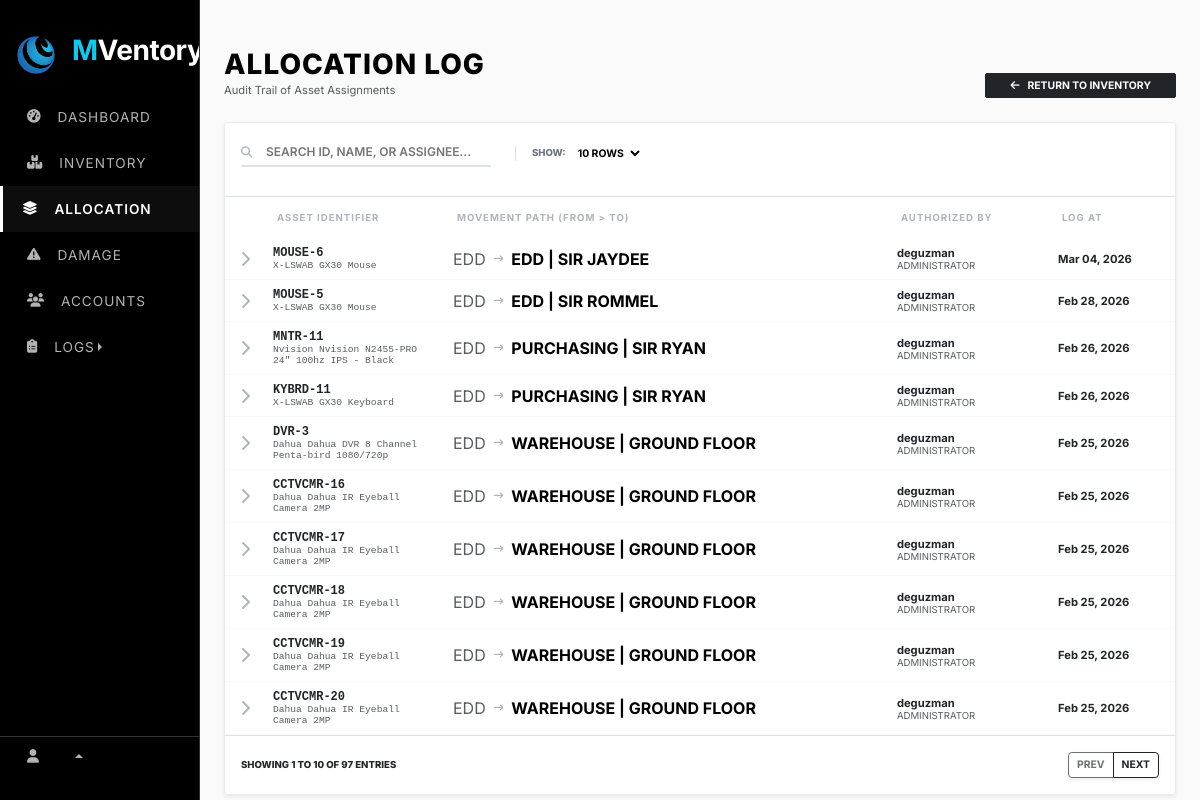
The app's page /web_content/allocation.php with its own data.
### tables this page shows
CREATE TABLE `system_settings` (
  `setting_key` varchar(100) NOT NULL,
  `setting_value` varchar(255) NOT NULL,
  `setting_type` enum('string','number','boolean','select') NOT NULL,
  `category` enum('general','inventory','notifications','security') NOT NULL,
  `description` varchar(255) DEFAULT NULL,
  PRIMARY KEY (`setting_key`)
);

CREATE TABLE `allocation_log` (
  `id` int(11) NOT NULL AUTO_INCREMENT,
  `asset_id` int(11) NOT NULL,
  `previous_assignee` varchar(255) DEFAULT NULL,
  `new_assignee` varchar(255) DEFAULT NULL,
  `allocated_by` varchar(255) DEFAULT NULL,
  `allocation_date` date DEFAULT NULL,
  `created_at` timestamp NOT NULL DEFAULT current_timestamp(),
  PRIMARY KEY (`id`),
  KEY `asset_id` (`asset_id`),
  CONSTRAINT `allocation_log_ibfk_1` FOREIGN KEY (`asset_id`) REFERENCES `assets` (`id`) ON DELETE CASCADE
);

CREATE TABLE `assets` (
  `id` int(11) NOT NULL AUTO_INCREMENT,
  `asset_id` varchar(50) DEFAULT NULL,
  `category_id` int(11) DEFAULT NULL,
  `item_name` varchar(255) NOT NULL,
  `brand` varchar(100) DEFAULT NULL,
  `model` varchar(100) DEFAULT NULL,
  `serial_number` varchar(100) DEFAULT NULL,
  `specs` text DEFAULT NULL,
  `quantity` int(11) DEFAULT 1,
  `assigned_to` varchar(255) DEFAULT NULL,
  `status` varchar(50) DEFAULT 'In Stock',
  `condition_status` varchar(50) DEFAULT NULL,
  `purchase_date` date DEFAULT NULL,
  `arrival_date` date DEFAULT NULL,
  `cost` decimal(10,2) DEFAULT NULL,
  `warranty_cost` decimal(10,2) DEFAULT NULL,
  `remarks` text DEFAULT NULL,
  `created_at` timestamp NOT NULL DEFAULT current_timestamp(),
  PRIMARY KEY (`id`),
  UNIQUE KEY `asset_id` (`asset_id`),
  KEY `fk_category` (`category_id`),
  CONSTRAINT `fk_category` FOREIGN KEY (`category_id`) REFERENCES `categories` (`category_id`) ON DELETE SET NULL
);

### fetch/fetch_allocation.php (called while the page is built, shortened)
<?php
    $search = isset($_GET['search']) ? mysqli_real_escape_string($conn, $_GET['search']) : '';
    $limit = isset($_GET['limit']) ? (int)$_GET['limit'] : 10;
    $page = isset($_GET['page']) ? (int)$_GET['page'] : 1;
    $start = ($page - 1) * $limit;
    $total_query = "SELECT COUNT(*) as total
                    FROM allocation_log al
                    LEFT JOIN assets a ON al.asset_id = a.id
                    WHERE a.asset_id LIKE '%$search%'
                       OR a.item_name LIKE '%$search%'
                       OR a.serial_number LIKE '%$search%'
                       OR al.new_assignee LIKE '%$search%'
                       OR al.previous_assignee LIKE '%$search%'";
    $total_res = mysqli_query($conn, $total_query);
    $total_rows = mysqli_fetch_assoc($total_res)['total'];
    $total_pages = ceil($total_rows / $limit);
?>

### web_content/allocation.php (the view, shortened to what this page needs)
<?php
    require_once "../render/connection.php";
    include "../src/cdn/cdn_links.php";
    include "../fetch/fetch_allocation.php";
?>
<!DOCTYPE html>
<html lang="en">
    <head>
        <link rel="stylesheet" href="../src/style/main_style.css">
    </head>
    <body>
        <div class="row g-0">
            <div class="col-lg-2">
                <?php include "../nav/sidebar_nav.php"; ?>
            </div>
            <div class="col">
                <div class="container-fluid px-4 mt-5">
                    <div class="main-registry-container">
                        <div class="d-flex justify-content-between align-items-end mb-4">
                            <div>
                                <h3 class="section-title mb-0">Allocation Log</h3>
                                <p class="text-muted small mb-0">Audit Trail of Asset Assignments</p>
                            </div>
                            <a href="inventory.php" class="btn btn-dark btn-sm fw-bold px-4" style="font-size: 0.65rem; border-radius: 2px;">
                                <i class="fa-solid fa-arrow-left me-2"></i>RETURN TO INVENTORY
                            </a>
                        </div>
                        <div class="card edd-card shadow-sm">
                            <div class="card-header bg-white p-3 border-bottom">
                                <form method="GET" class="d-flex justify-content-between align-items-center">
                                    <div class="d-flex gap-4 align-items-center">
                                        <div class="position-relative">
                                            <i class="fa-solid fa-magnifying-glass position-absolute" style="left:0; top:8px; color:#adb5bd; font-size:0.7rem;"></i>
                                            <input type="text" name="search" class="edd-input-minimal" placeholder="SEARCH ID, NAME, OR ASSIGNEE..." value="<?= htmlspecialchars($search) ?>">
                                        </div>
                                        <div class="d-flex gap-2 align-items-center border-start ps-3">
                                            <span class="detail-label mb-0">Show:</span>
                                            <select name="limit" class="border-0 fw-bold text-uppercase" style="font-size: 0.65rem; cursor: pointer; background: transparent;" onchange="this.form.submit()">
                                                <option value="10" <?= $limit == 10 ? 'selected' : '' ?>>10 Rows</option>
                                            </select>
                                        </div>
                                    </div>
                                </form>
                            </div>
                            <div class="table-responsive">
                                <table class="table mb-0 align-middle">
                                    <thead>
                                        <tr>
                                            <th width="40"></th>
                                            <th width="180">Asset Identifier</th>
                                            <th>Movement Path (From > To)</th>
                                            <th>Authorized By</th>
                                            <th>Log At</th>
                                        </tr>
                                    </thead>
                                    <tbody>
                                        <?php
                                        $sql = "SELECT al.*, a.item_name, a.brand, a.model, a.asset_id as asset_tag
                                                FROM allocation_log al
                                                LEFT JOIN assets a ON al.asset_id = a.id
                                                WHERE a.asset_id LIKE '%$search%'
                                                   OR a.item_name LIKE '%$search%'
                                                   OR a.serial_number LIKE '%$search%'
                                                   OR al.new_assignee LIKE '%$search%'
                                                   OR al.previous_assignee LIKE '%$search%'
                                                ORDER BY al.allocation_date DESC
                                                LIMIT $start, $limit";
                                        $result = mysqli_query($conn, $sql);
                                        if(mysqli_num_rows($result) > 0):
                                            while($row = mysqli_fetch_assoc($result)):
                                                $drawer_id = "log_drawer_" . $row['id'];
                                        ?>
                                            <tr class="log-row" data-bs-toggle="collapse" data-bs-target="#<?= $drawer_id ?>">
                                                <td class="text-center">
                                                    <i class="fa-solid fa-chevron-right btn-expand"></i>
                                                </td>
                                                <td class="asset-id-cell">
                                                    <span class="d-block text-dark"><?= htmlspecialchars($row['asset_tag'] ?? 'N/A') ?></span>
                                                    <small class="text-muted fw-normal" style="font-size: 0.6rem;">
                                                        <?= htmlspecialchars($row['brand'] . ' ' . $row['item_name']) ?>
                                                    </small>
                                                </td>
                                                <td>
                                                    <div class="d-flex align-items-center gap-2">
                                                        <span class="text-muted"><?= htmlspecialchars($row['previous_assignee']) ?></span>
                                                        <i class="fa-solid fa-arrow-right-long" style="font-size: 0.6rem; color: #adb5bd;"></i>
                                                        <span class="fw-bold text-uppercase"><?= htmlspecialchars($row['new_assignee']) ?></span>
                                                    </div>
                                                </td>
                                                <td>
                                                    <div class="fw-bold text-dark" style="font-size: 0.7rem;"><?= htmlspecialchars($row['allocated_by']) ?></div>
                                                    <div class="text-muted" style="font-size: 0.6rem;">ADMINISTRATOR</div>
                                                </td>
                                                <td class="text-muted" style="font-size: 0.7rem;">
                                                    <span class="text-dark fw-bold"><?= date('M d, Y', strtotime($row['allocation_date'])) ?></span><br>
                                                </td>
                                            </tr>
                                        <?php endwhile; else: ?>
                                            <tr><td colspan="6" class="text-center py-5 text-muted fw-bold">NO RECORDS MATCHING "<?= htmlspecialchars($search) ?>"</td></tr>
                                        <?php endif; ?>
                                    </tbody>
                                </table>
                            </div>
                            <div class="card-footer bg-white py-3 border-top">
                                <div class="d-flex justify-content-between align-items-center">
                                    <span class="detail-label mb-0" style="color: #212529;">
                                        Showing <?= ($start + 1) ?> to <?= min($start + $limit, $total_rows) ?> of <?= $total_rows ?> entries
                                    </span>
                                    <div class="btn-group shadow-sm">
                                        <a href="?page=<?= max(1, $page-1) ?>&search=<?= $search ?>&limit=<?= $limit ?>"
                                        class="btn btn-outline-dark btn-sm fw-bold <?= ($page <= 1) ? 'disabled' : '' ?>" style="font-size: 0.65rem;">PREV</a>
                                        <a href="?page=<?= min($total_pages, $page+1) ?>&search=<?= $search ?>&limit=<?= $limit ?>"
                                        class="btn btn-outline-dark btn-sm fw-bold <?= ($page >= $total_pages) ? 'disabled' : '' ?>" style="font-size: 0.65rem;">NEXT</a>
                                    </div>
                                </div>
                            </div>
                        </div>
                    </div>
                </div>
            </div>
        </div>
    </body>
</html>

### nav/sidebar_nav.php (shortened to what this page needs)
<?php
$current_page = basename($_SERVER['PHP_SELF']);
$app_name = "SELECT setting_value FROM system_settings WHERE setting_key = 'app_name'";
$result = $conn->query($app_name);
if ($result && $result->num_rows > 0) {
    $row = $result->fetch_assoc();
    $app_name_value = $row['setting_value'];
} else {
    $app_name_value = "MVentory";
}
$words = explode(" ", $app_name_value);
if (count($words) > 1) {
    $first_part = '<span class="text-info">' . htmlspecialchars($words[0]) . '</span>';
    array_shift($words);
    $second_part = htmlspecialchars(implode("", $words));
    $display_name = $first_part . $second_part;
} else {
    $display_name = htmlspecialchars($app_name_value);
}
$app_logo = "SELECT setting_value FROM system_settings WHERE setting_key = 'app_logo'";
$result_logo = $conn->query($app_logo);
if ($result_logo && $result_logo->num_rows > 0) {
    $row_logo = $result_logo->fetch_assoc();
    $app_logo_value = $row_logo['setting_value'];
} else {
    $app_logo_value = "default_logo.png";
}
?>
<link rel="stylesheet" href="../src/style/navbar_style.css">
<div class="sidebar-stark" id="sidebar">
    <div class="sidebar-header">
        <img src="../src/image/logo/<?php echo $app_logo_value; ?>" width="40" alt="Logo">
        <h3 class="ms-3 fw-bold text-white logo-text"><?php echo $display_name; ?></h3>
    </div>
    <ul class="nav flex-column mt-2">
        <li class="nav-item">
            <a class="nav-link <?php echo ($current_page == 'dashboard.php') ? 'active' : ''; ?>" href="dashboard.php">
                <i class="fa-solid fa-gauge-high"></i>
                <span class="ms-3 link-text">Dashboard</span>
            </a>
        </li>
        <li class="nav-item">
            <a class="nav-link <?php echo ($current_page == 'inventory.php') ? 'active' : ''; ?>" href="inventory.php">
                <i class="fa-solid fa-boxes-stacked"></i>
                <span class="ms-3 link-text">Inventory</span>
            </a>
        </li>
        <li class="nav-item">
            <a class="nav-link <?php echo ($current_page == 'allocation.php') ? 'active' : ''; ?>" href="allocation.php">
                <i class="fa-solid fa-layer-group"></i>
                <span class="ms-3 link-text">Allocation</span>
            </a>
        </li>
        <li class="nav-item">
            <a class="nav-link text-danger <?php echo ($current_page == 'damage.php') ? 'active-danger' : ''; ?>" href="damage.php">
                <i class="fa-solid fa-triangle-exclamation"></i>
                <span class="ms-3 link-text">Damage</span>
            </a>
        </li>
        <li class="nav-item">
            <a class="nav-link <?php echo ($current_page == 'accounts.php') ? 'active' : ''; ?>" href="accounts.php">
                <i class="fa-solid fa-users"></i>
                <span class="ms-3 link-text">Accounts</span>
            </a>
        </li>
        <li class="nav-item dropend">
            <a class="nav-link dropdown-toggle" data-bs-toggle="dropdown">
                <i class="fa-solid fa-clipboard-list"></i>
                <span class="ms-3 link-text">Logs</span>
            </a>
        </li>
    </ul>
    <div class="sidebar-footer dropup">
        <a class="nav-link profile-btn dropdown-toggle" data-bs-toggle="dropdown">
            <i class="fa-solid fa-user"></i>
        </a>
    </div>
</div>

### records on screen
system_settings: setting_value (picture)
system_settings: setting_value "M"
allocation_log: asset.asset_id "MOUSE-6", asset.item_name "X-LSWAB GX30 Mouse", previous_assignee "EDD", new_assignee "EDD | SIR JAYDEE", allocated_by "deguzman", allocation_date "Mar 04, 2026"
allocation_log: asset.asset_id "MOUSE-5", asset.item_name "X-LSWAB GX30 Mouse", previous_assignee "EDD", new_assignee "EDD | SIR ROMMEL", allocated_by "deguzman", allocation_date "Feb 28, 2026"
allocation_log: asset.asset_id "MNTR-11", asset.item_name "Nvision Nvision N2455-PRO 24\" 100hz IPS - Black", previous_assignee "EDD", new_assignee "PURCHASING | SIR RYAN", allocated_by "deguzman", allocation_date "Feb 26, 2026"
allocation_log: asset.asset_id "KYBRD-11", asset.item_name "X-LSWAB GX30 Keyboard", previous_assignee "EDD", new_assignee "PURCHASING | SIR RYAN", allocated_by "deguzman", allocation_date "Feb 26, 2026"
allocation_log: asset.asset_id "DVR-3", asset.item_name "Dahua Dahua DVR 8 Channel Penta-bird 1080/720p", previous_assignee "EDD", new_assignee "WAREHOUSE | GROUND FLOOR", allocated_by "deguzman", allocation_date "Feb 25, 2026"
allocation_log: asset.asset_id "CCTVCMR-16", asset.item_name "Dahua Dahua IR Eyeball Camera 2MP", previous_assignee "EDD", new_assignee "WAREHOUSE | GROUND FLOOR", allocated_by "deguzman", allocation_date "Feb 25, 2026"
allocation_log: asset.asset_id "CCTVCMR-17", asset.item_name "Dahua Dahua IR Eyeball Camera 2MP", previous_assignee "EDD", new_assignee "WAREHOUSE | GROUND FLOOR", allocated_by "deguzman", allocation_date "Feb 25, 2026"
allocation_log: asset.asset_id "CCTVCMR-18", asset.item_name "Dahua Dahua IR Eyeball Camera 2MP", previous_assignee "EDD", new_assignee "WAREHOUSE | GROUND FLOOR", allocated_by "deguzman", allocation_date "Feb 25, 2026"
allocation_log: asset.asset_id "CCTVCMR-19", asset.item_name "Dahua Dahua IR Eyeball Camera 2MP", previous_assignee "EDD", new_assignee "WAREHOUSE | GROUND FLOOR", allocated_by "deguzman", allocation_date "Feb 25, 2026"
allocation_log: asset.asset_id "CCTVCMR-20", asset.item_name "Dahua Dahua IR Eyeball Camera 2MP", previous_assignee "EDD", new_assignee "WAREHOUSE | GROUND FLOOR", allocated_by "deguzman", allocation_date "Feb 25, 2026"

### other values on screen
$start + 1 "1"
min($start + $limit, $total_rows) "10"
$total_rows "97"
